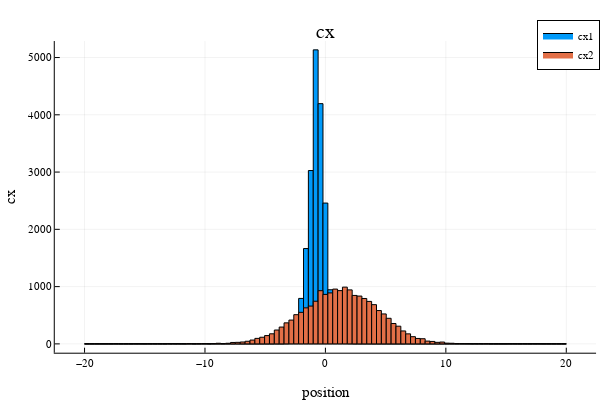

Write notebook code for a chart like this one.
### Code cell
plotly(size=(600,400));
#polynomial coefficients cx
cx_csv = CSV.read("cxtab.csv", DataFrame; datarow = 1, transpose=true);
cx1_hist = (cx_csv[:,3]);
cx2_hist = (cx_csv[:,4]);
h3 = histogram([cx1_hist cx2_hist], title = "cx", label = ["cx1" "cx2"],
    bins = LinRange(-20,20,100), xlabel = "position", ylabel = "cx", legend = :best);

plot(h3)
